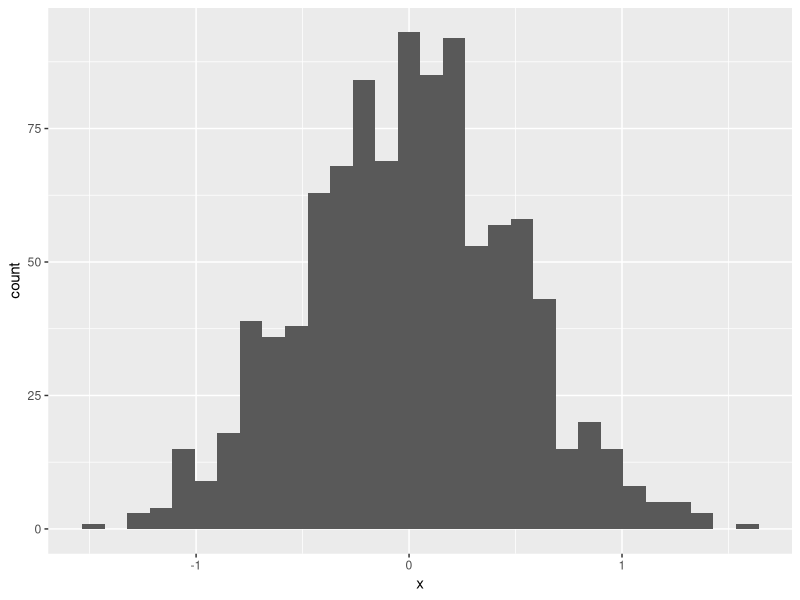
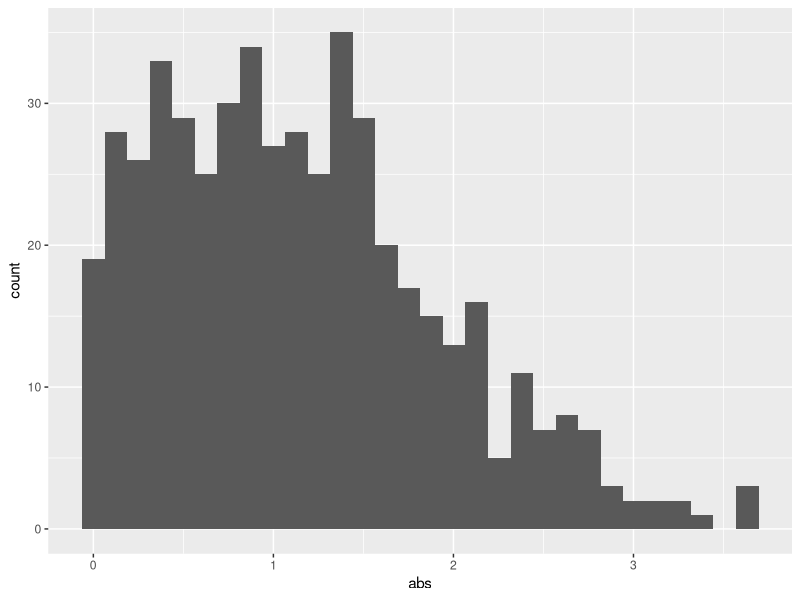

R code for these plots, in order:
## ---- chunk 1
library(tidyverse)
## ---- chunk 2
plotdf = tibble(
	x = rnorm(1000, sd = 0.5),
	y = 1 + 2 * x + rnorm(1000)
)
## ---- chunk 3
ggplot(plotdf, aes(x = x)) +
    geom_histogram()
## ---- chunk 4
mytibble = tibble(
  norm = rnorm(500, mean = 1),
  log = norm > 0,
  abs = abs(norm)
)
ggplot(mytibble, aes(x = abs)) +
  geom_histogram()
